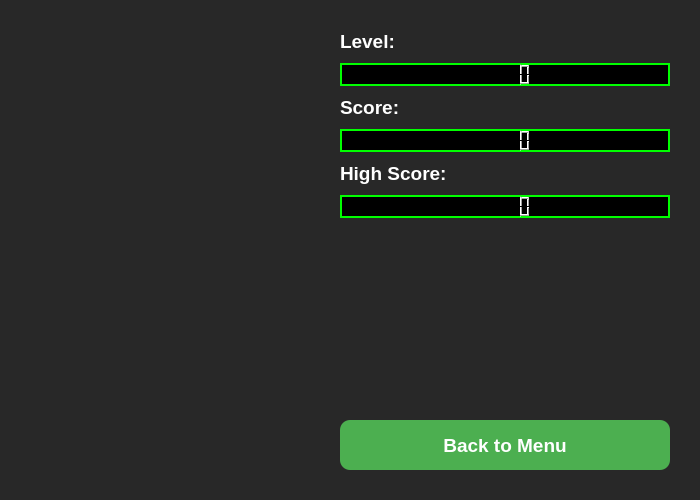
<?xml version="1.0" encoding="UTF-8"?>
<ui version="4.0">
 <class>SnakeGame</class>
 <widget class="QDialog" name="SnakeGame">
  <property name="geometry">
   <rect>
    <x>0</x>
    <y>0</y>
    <width>700</width>
    <height>500</height>
   </rect>
  </property>
  <property name="windowTitle">
   <string>Snake Game</string>
  </property>
  <property name="styleSheet">
   <string notr="true">
    QDialog {
        background-color: #282828;
    }
   </string>
  </property>
  <layout class="QVBoxLayout" name="verticalLayout_main">
   <property name="spacing">
    <number>10</number>
   </property>
   <property name="margin" stdset="0">
    <number>10</number>
   </property>
   <item>
    <layout class="QHBoxLayout" name="horizontalLayout_main">
     <property name="spacing">
      <number>10</number>
     </property>
     <property name="margin" stdset="0">
      <number>10</number>
     </property>
     <item>
      <widget class="QFrame" name="gameArea">
       <property name="enabled">
        <bool>true</bool>
       </property>
       <property name="minimumSize">
        <size>
         <width>300</width>
         <height>300</height>
        </size>
       </property>
       <property name="maximumSize">
        <size>
         <width>300</width>
         <height>300</height>
        </size>
       </property>
       <property name="styleSheet">
        <string notr="true"/>
       </property>
       <property name="frameShape">
        <enum>QFrame::NoFrame</enum>
       </property>
       <property name="frameShadow">
        <enum>QFrame::Plain</enum>
       </property>
      </widget>
     </item>
     <item>
      <layout class="QVBoxLayout" name="verticalLayout_infoPanel">
       <property name="spacing">
        <number>10</number>
       </property>
       <property name="margin" stdset="0">
        <number>10</number>
       </property>
       <item>
        <widget class="QLabel" name="levelLabel">
         <property name="font">
          <font>
           <pointsize>14</pointsize>
           <bold>true</bold>
          </font>
         </property>
         <property name="styleSheet">
          <string notr="true">
           QLabel {
               color: #ffffff;
           }
          </string>
         </property>
         <property name="text">
          <string>Level:</string>
         </property>
        </widget>
       </item>
       <item>
        <widget class="QLCDNumber" name="levelDisplay">
         <property name="styleSheet">
          <string notr="true">
           QLCDNumber {
               background-color: #000000;
               color: #00ff00;
               border: 2px solid #00ff00;
           }
          </string>
         </property>
        </widget>
       </item>
       <item>
        <widget class="QLabel" name="scoreLabel">
         <property name="font">
          <font>
           <pointsize>14</pointsize>
           <bold>true</bold>
          </font>
         </property>
         <property name="styleSheet">
          <string notr="true">
           QLabel {
               color: #ffffff;
           }
          </string>
         </property>
         <property name="text">
          <string>Score:</string>
         </property>
        </widget>
       </item>
       <item>
        <widget class="QLCDNumber" name="scoreDisplay">
         <property name="styleSheet">
          <string notr="true">
           QLCDNumber {
               background-color: #000000;
               color: #00ff00;
               border: 2px solid #00ff00;
           }
          </string>
         </property>
        </widget>
       </item>
       <item>
        <widget class="QLabel" name="highScoreLabel">
         <property name="font">
          <font>
           <pointsize>14</pointsize>
           <bold>true</bold>
          </font>
         </property>
         <property name="styleSheet">
          <string notr="true">
           QLabel {
               color: #ffffff;
           }
          </string>
         </property>
         <property name="text">
          <string>High Score:</string>
         </property>
        </widget>
       </item>
       <item>
        <widget class="QLCDNumber" name="highScoreDisplay">
         <property name="styleSheet">
          <string notr="true">
           QLCDNumber {
               background-color: #000000;
               color: #00ff00;
               border: 2px solid #00ff00;
           }
          </string>
         </property>
        </widget>
       </item>
       <item>
        <spacer name="verticalSpacer">
         <property name="orientation">
          <enum>Qt::Vertical</enum>
         </property>
         <property name="sizeType">
          <enum>QSizePolicy::Expanding</enum>
         </property>
         <property name="sizeHint" stdset="0">
          <size>
           <width>20</width>
           <height>40</height>
          </size>
         </property>
        </spacer>
       </item>
       <item>
        <widget class="QPushButton" name="backButton">
         <property name="minimumSize">
          <size>
           <width>150</width>
           <height>50</height>
          </size>
         </property>
         <property name="font">
          <font>
           <pointsize>14</pointsize>
           <bold>true</bold>
          </font>
         </property>
         <property name="styleSheet">
          <string notr="true">
QPushButton {
background-color: #4CAF50;
color: white;
border: none;
border-radius: 10px;
padding: 10px;
}
QPushButton:hover {
background-color: #45a049;
}
QPushButton:pressed {
background-color: #388e3c;
}
          </string>
         </property>
         <property name="text">
          <string>Back to Menu</string>
         </property>
        </widget>
       </item>
      </layout>
     </item>
    </layout>
   </item>
  </layout>
 </widget>
 <resources/>
 <connections/>
</ui>
